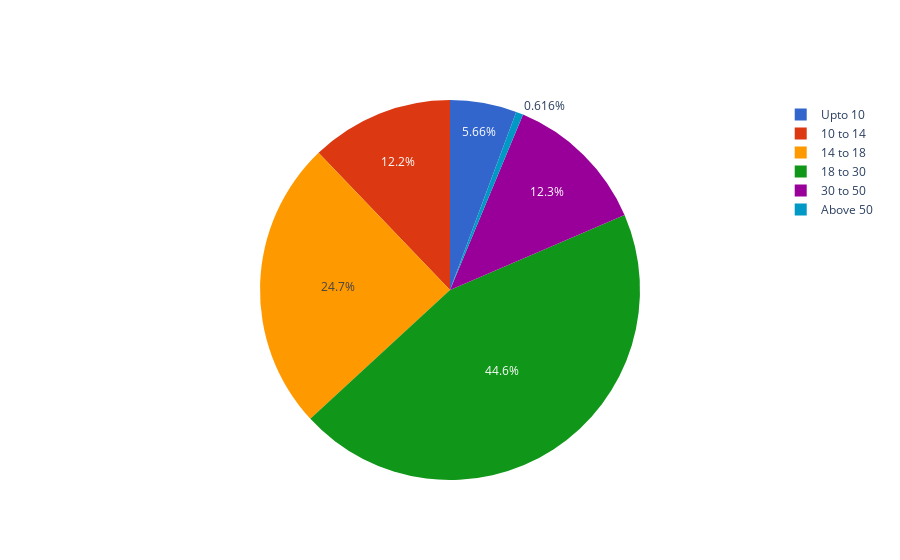

The notebook cell saved with this chart:
### Markdown cell above
Distribution of age groups of victims

### Code cell
above_50 = inc_victims['Victims_Above_50_Yrs'].sum()
ten_to_14 = inc_victims['Victims_Between_10-14_Yrs'].sum()
fourteen_to_18 = inc_victims['Victims_Between_14-18_Yrs'].sum()
eighteen_to_30 = inc_victims['Victims_Between_18-30_Yrs'].sum()
thirty_to_50 = inc_victims['Victims_Between_30-50_Yrs'].sum()
upto_10 = inc_victims['Victims_Upto_10_Yrs'].sum()

age_grp = ['Upto 10','10 to 14','14 to 18','18 to 30','30 to 50','Above 50']
age_group_vals = [upto_10,ten_to_14,fourteen_to_18,eighteen_to_30,thirty_to_50,above_50]

fig = go.Figure(data=[go.Pie(labels=age_grp, values=age_group_vals,sort=False,
                            marker=dict(colors=px.colors.qualitative.G10),textfont_size=12)])

fig.show()

### Figure 1 — Plotly figure (JSON) as saved in the notebook; plotly's stock layout.template omitted (floating-point values rounded to 4 significant figures)
{"data": [{"labels": ["Upto 10", "10 to 14", "14 to 18", "18 to 30", "30 to 50", "Above 50"], "marker": {"colors": ["#3366CC", "#DC3912", "#FF9900", "#109618", "#990099", "#0099C6", "#DD4477", "#66AA00", "#B82E2E", "#316395"]}, "sort": false, "textfont": {"size": 12}, "type": "pie", "values": [239, 513, 1042, 1882, 517, 26]}], "layout": {}}
